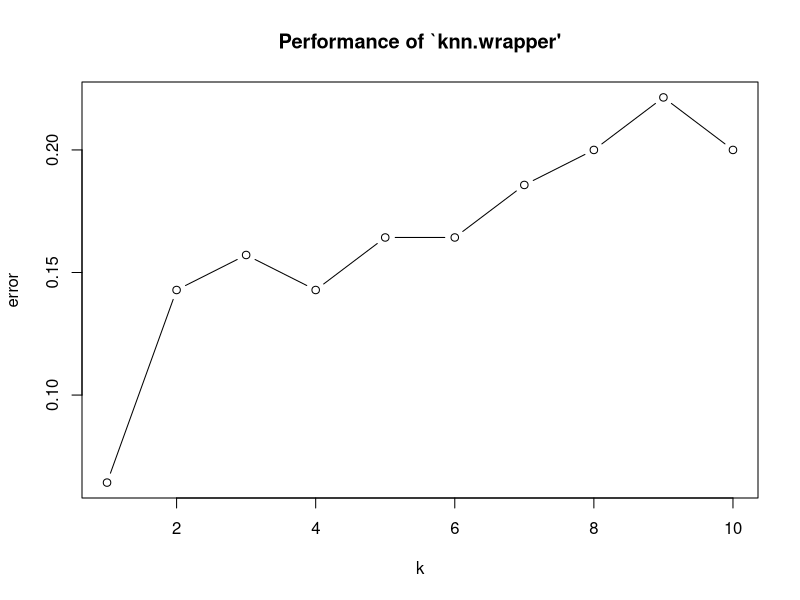

This figure's R source:
## ---- chunk 1
library(MASS)
library(class)
library(e1071)
#install.packages("caret")
library(caret)
## ---- chunk 2
set.seed(1234)
data(crabs)
train_set <- sample(1:nrow(crabs),140)
train_val_set <- crabs[train_set, ]
test_set <- crabs[-train_set, ]
## ---- chunk 3
train.x <- train_val_set[, 4:8]
train.y <- train_val_set$sp
## ---- chunk 4
tune_result <- tune.knn(train.x, train.y, k=1:10, tunecontrol = tune.control(cross = 5))
tune_result
## ---- chunk 5
best_k <- tune_result$best.model$k
best_k
## ---- chunk 6
plot(tune_result)
## ---- chunk 7
knn_pred <- knn(train = train_val_set[, 4:8], test = test_set[, 4:8], cl = train_val_set$sp, k = best_k)
knn_pred
## ---- chunk 8
confusion_matrix <- table(Predicted = knn_pred, Actual = test_set$sp)
confusion_matrix
## ---- chunk 9
correct_predictions <- sum(diag(confusion_matrix))
total_predictions <- sum(confusion_matrix)
misclass_rate <- (total_predictions - correct_predictions) / total_predictions
misclass_rate

## ---- chunk 10
library(mclust)
ari_value <- adjustedRandIndex(test_set$sp, knn_pred)
ari_value <- round(ari_value,3)
ari_value
